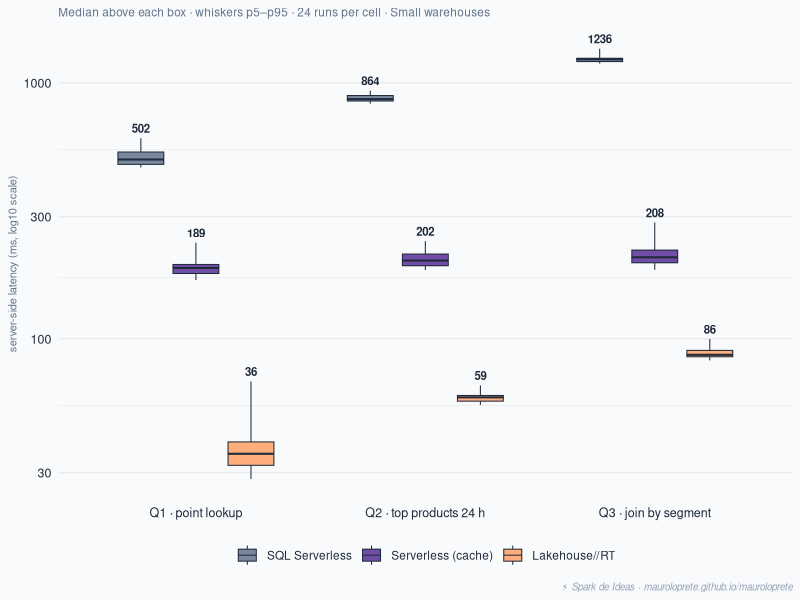
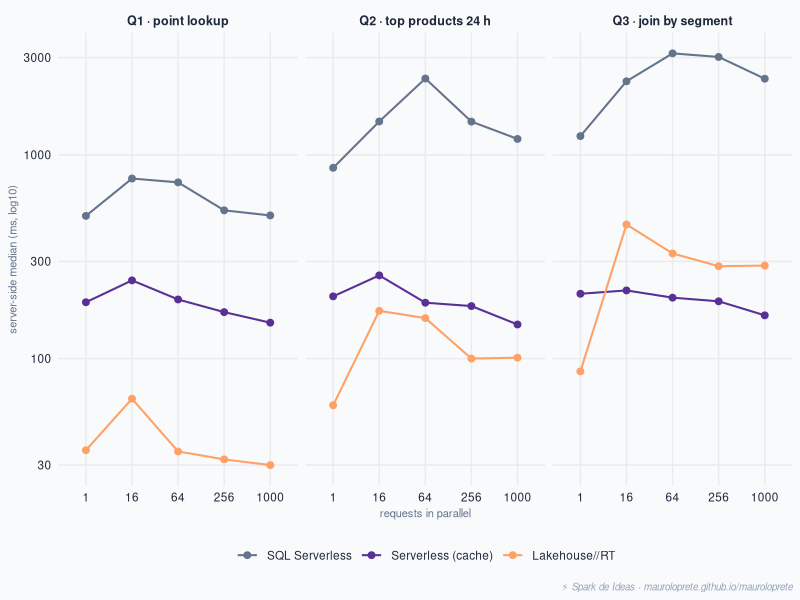

Here is the R script that generated these plots, in order:
## ---- chunk 1
#| echo: false
#| warning: false
#| fig-width: 9
#| fig-height: 4.4
#| fig-align: center
library(ggplot2)

navy <- "#1e293b"; orange <- "#FFA166"; purple <- "#593196"
gray <- "#64748b"; bg <- "#f8fafc"; gris_claro <- "#94a3b8"
caption <- "⚡ Spark de Ideas · mauroloprete.github.io/mauroloprete"

# Real quantiles from the 2026-10-24 run (24 runs per cell, conc = 1)
d <- read.table(header = TRUE, text = "
serie query q05 q25 q50 q75 q95
SQL_Serverless Q1 467.0 480.0 501.5 536.5 607.3
SQL_Serverless Q2 828.8 848.8 863.5 891.8 932.0
SQL_Serverless Q3 1189.0 1210.5 1236.0 1247.2 1358.8
Serverless_(cache) Q1 169.6 179.8 189.0 195.0 237.0
Serverless_(cache) Q2 185.6 192.8 202.0 214.2 240.6
Serverless_(cache) Q3 185.9 198.0 208.0 222.0 284.4
Lakehouse//RT Q1 28.3 32.0 35.5 39.5 68.1
Lakehouse//RT Q2 55.1 57.0 59.0 60.0 65.7
Lakehouse//RT Q3 82.3 85.0 86.5 90.0 99.7
")
d$serie <- gsub("_", " ", d$serie)
# Series in descending median order (serverless > cache > RT)
d$serie <- factor(d$serie, levels = c("SQL Serverless", "Serverless (cache)", "Lakehouse//RT"))
d$query <- factor(d$query, labels = c("Q1 · point lookup", "Q2 · top products 24 h", "Q3 · join by segment"))
colores <- c("SQL Serverless" = gray, "Serverless (cache)" = purple, "Lakehouse//RT" = orange)

ggplot(d, aes(x = query, fill = serie)) +
  geom_boxplot(
    aes(ymin = q05, lower = q25, middle = q50, upper = q75, ymax = q95),
    stat = "identity", position = position_dodge(width = 0.72),
    width = 0.6, color = navy, linewidth = 0.35, alpha = 0.85
  ) +
  geom_text(
    aes(y = q95, label = round(q50), group = serie),
    position = position_dodge(width = 0.72),
    vjust = -0.6, size = 2.9, color = navy, fontface = "bold"
  ) +
  scale_fill_manual(values = colores, name = NULL) +
  scale_y_log10(breaks = c(30, 100, 300, 1000), labels = c("30", "100", "300", "1000")) +
  labs(
    x = NULL,
    y = "server-side latency (ms, log10 scale)",
    subtitle = "Median above each box · whiskers p5–p95 · 24 runs per cell · Small warehouses",
    caption = caption
  ) +
  theme_minimal(base_size = 11) +
  theme(
    plot.background = element_rect(fill = bg, color = NA),
    panel.background = element_rect(fill = bg, color = NA),
    panel.grid.major.x = element_blank(),
    plot.subtitle = element_text(color = gray, size = 8.5),
    axis.text = element_text(color = navy, size = 9),
    axis.title = element_text(color = gray, size = 8),
    legend.position = "bottom",
    legend.text = element_text(color = navy, size = 8.5),
    plot.caption = element_text(color = gris_claro, size = 7, hjust = 1, face = "italic")
  )
## ---- chunk 2
#| echo: false
#| warning: false
#| fig-width: 9
#| fig-height: 3.8
#| fig-align: center
# Real server-side medians per concurrency level (2026-10-24 run)
m <- read.table(header = TRUE, text = "
query serie conc p50
Q1 Lakehouse//RT 1 35.5
Q1 Lakehouse//RT 16 63.5
Q1 Lakehouse//RT 64 35.0
Q1 Lakehouse//RT 256 32.0
Q1 Lakehouse//RT 1000 30.0
Q1 SQL_Serverless 1 501.5
Q1 SQL_Serverless 16 765.0
Q1 SQL_Serverless 64 732.5
Q1 SQL_Serverless 256 534.0
Q1 SQL_Serverless 1000 504.0
Q1 Serverless_(cache) 1 189.0
Q1 Serverless_(cache) 16 242.0
Q1 Serverless_(cache) 64 195.0
Q1 Serverless_(cache) 256 169.0
Q1 Serverless_(cache) 1000 150.0
Q2 Lakehouse//RT 1 59.0
Q2 Lakehouse//RT 16 171.5
Q2 Lakehouse//RT 64 158.0
Q2 Lakehouse//RT 256 100.0
Q2 Lakehouse//RT 1000 101.0
Q2 SQL_Serverless 1 863.5
Q2 SQL_Serverless 16 1458.0
Q2 SQL_Serverless 64 2368.5
Q2 SQL_Serverless 256 1455.5
Q2 SQL_Serverless 1000 1196.5
Q2 Serverless_(cache) 1 202.0
Q2 Serverless_(cache) 16 256.0
Q2 Serverless_(cache) 64 188.0
Q2 Serverless_(cache) 256 181.0
Q2 Serverless_(cache) 1000 147.0
Q3 Lakehouse//RT 1 86.5
Q3 Lakehouse//RT 16 455.0
Q3 Lakehouse//RT 64 328.0
Q3 Lakehouse//RT 256 284.0
Q3 Lakehouse//RT 1000 286.0
Q3 SQL_Serverless 1 1236.0
Q3 SQL_Serverless 16 2296.0
Q3 SQL_Serverless 64 3147.5
Q3 SQL_Serverless 256 3022.5
Q3 SQL_Serverless 1000 2363.5
Q3 Serverless_(cache) 1 208.0
Q3 Serverless_(cache) 16 216.0
Q3 Serverless_(cache) 64 199.0
Q3 Serverless_(cache) 256 191.0
Q3 Serverless_(cache) 1000 163.0
")
m$serie <- gsub("_", " ", m$serie)
m$serie <- factor(m$serie, levels = c("SQL Serverless", "Serverless (cache)", "Lakehouse//RT"))
m$query <- factor(m$query, labels = c("Q1 · point lookup", "Q2 · top products 24 h", "Q3 · join by segment"))
m$conc <- factor(m$conc, levels = c(1, 16, 64, 256, 1000))

ggplot(m, aes(x = conc, y = p50, color = serie, group = serie)) +
  geom_line(linewidth = 0.7) +
  geom_point(size = 2) +
  facet_wrap(~query, nrow = 1) +
  scale_color_manual(values = colores, name = NULL) +
  scale_y_log10(breaks = c(30, 100, 300, 1000, 3000), labels = c("30", "100", "300", "1000", "3000")) +
  labs(
    x = "requests in parallel",
    y = "server-side median (ms, log10)",
    caption = caption
  ) +
  theme_minimal(base_size = 11) +
  theme(
    plot.background = element_rect(fill = bg, color = NA),
    panel.background = element_rect(fill = bg, color = NA),
    panel.grid.minor = element_blank(),
    strip.text = element_text(color = navy, size = 9, face = "bold"),
    axis.text = element_text(color = navy, size = 8.5),
    axis.title = element_text(color = gray, size = 8),
    legend.position = "bottom",
    legend.text = element_text(color = navy, size = 8.5),
    plot.caption = element_text(color = gris_claro, size = 7, hjust = 1, face = "italic")
  )
